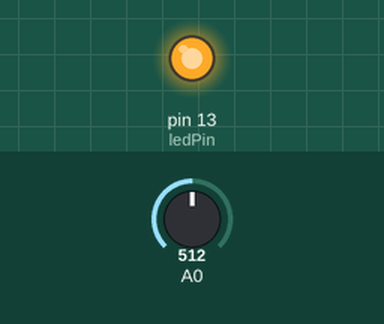
A sketch run on a simulated Arduino Uno, built with avr-gcc and run on an emulated ATmega328P. On the bench: output pins drawn as LEDs (lit = HIGH). The inputs (shaded band) are chosen by the test bench; at power-on: A0 = 512. What the sketch prints to the serial monitor is not drawn.

Above: at 1.2 s.
1.3 s: A0 set to 54
4.3 s: A0 set to 45
At 5.5 s:
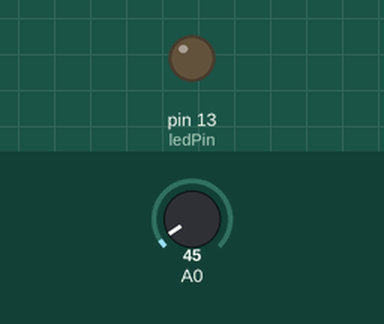
5.8 s: A0 set to 122
At 6.4 s:
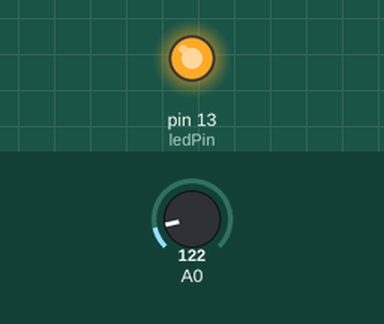
8.8 s: A0 set to 40
At 9.9 s:
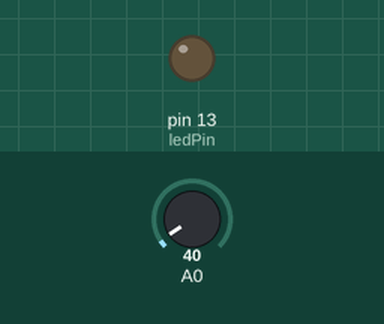
10.3 s: A0 set to 60
At 11.0 s:
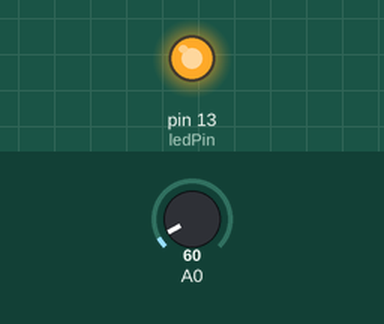
Timing chart, 0 to 12.8 s (numbered marks = the images above; inputs shaded):
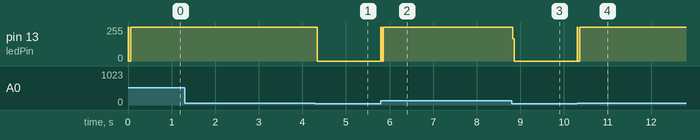

Measured:
- the behaviour switches between 50 and 49 on A0 (found by bisection; images 0 and 1)
- after the input at 1.3 s, every drawn part: stays the same
- after the input at 4.3 s, pin 13 (ledPin): 253/255 → 0/255 at once
- after the input at 5.8 s, pin 13 (ledPin): 0/255 → 253/255 at once
- after the input at 8.8 s, pin 13 (ledPin): 253/255 → 0/255 at once
- after the input at 10.3 s, pin 13 (ledPin): 0/255 → 253/255 at once

The sketch:

sketch_arduino_justdrum.ino
```cpp
#define PIEZOTHRESHOLD 50 // analog threshold for piezo sensing
#define  midichannel 1;

int val;
int ledPin = 13;
byte status1;

void setup() {
  pinMode(ledPin, OUTPUT);
  Serial.begin(57600);   // set serial output rate

}

void loop() {
    int val = analogRead(A0);
      if (val >= PIEZOTHRESHOLD) {
        digitalWrite(ledPin, HIGH);
        MIDI_TX(144,50,100);
        delay(10);
        MIDI_TX(144,50,0);
        digitalWrite(ledPin, LOW);
      }
}

void MIDI_TX(byte MESSAGE, byte PITCH, byte VELOCITY)
{
  status1 = MESSAGE + midichannel;
  Serial.write(status1);
  Serial.write(PITCH);
  Serial.write(VELOCITY);

}
```
